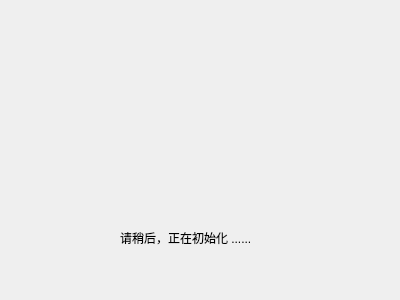
<?xml version="1.0" encoding="UTF-8"?>
<ui version="4.0">
 <class>DialogInitialize</class>
 <widget class="QDialog" name="DialogInitialize">
  <property name="geometry">
   <rect>
    <x>0</x>
    <y>0</y>
    <width>400</width>
    <height>300</height>
   </rect>
  </property>
  <property name="windowTitle">
   <string>Dialog</string>
  </property>
  <widget class="QLabel" name="labelGif">
   <property name="geometry">
    <rect>
     <x>110</x>
     <y>60</y>
     <width>172</width>
     <height>120</height>
    </rect>
   </property>
   <property name="text">
    <string/>
   </property>
  </widget>
  <widget class="QLabel" name="labelText">
   <property name="geometry">
    <rect>
     <x>120</x>
     <y>230</y>
     <width>171</width>
     <height>16</height>
    </rect>
   </property>
   <property name="text">
    <string>请稍后，正在初始化 ......</string>
   </property>
  </widget>
 </widget>
 <resources/>
 <connections/>
</ui>
